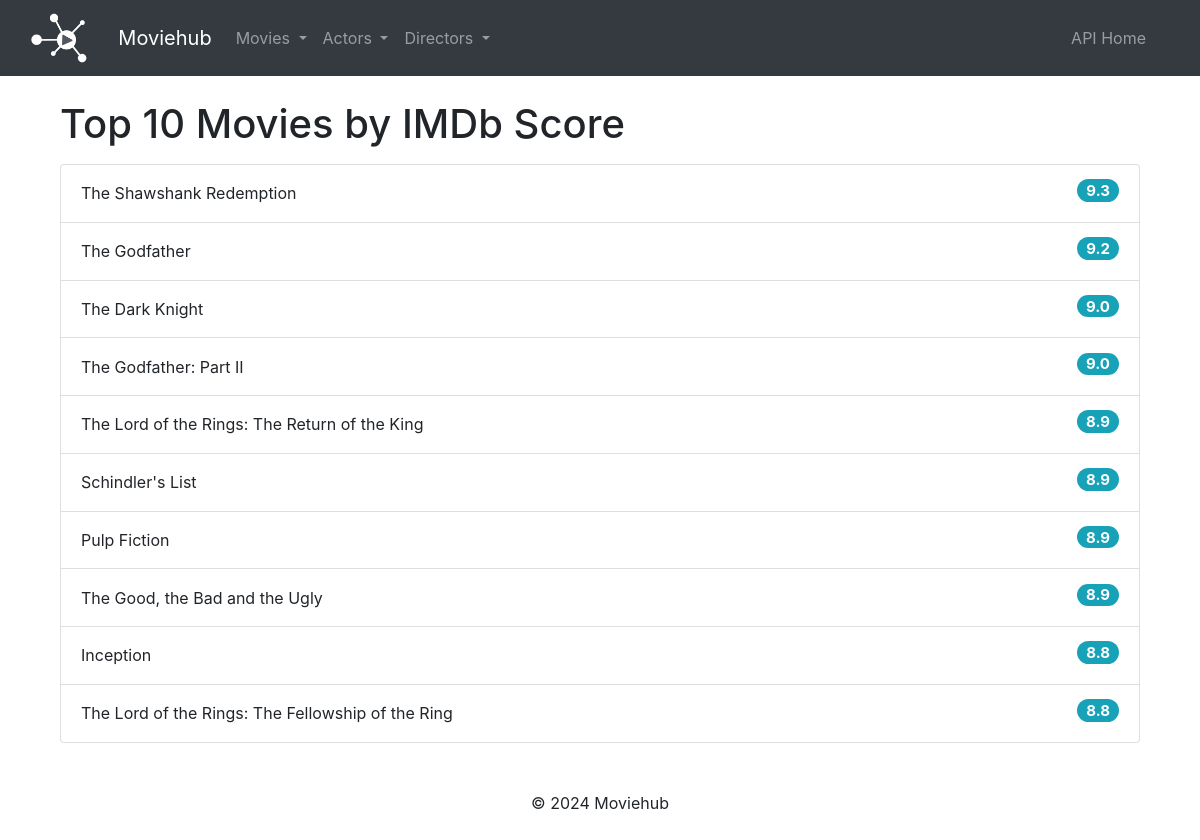
/top_movies_by_imdb/, run on the app's committed database.
### movies/models.py (models this page shows, shortened)
class Movie(models.Model):
    id = models.AutoField(primary_key=True)  #explicit PK
    title = models.CharField(max_length=255) #not unique, movies may have identical titles
    director = models.ForeignKey(Director, on_delete=models.CASCADE)  #FK to Director
    duration = models.PositiveIntegerField()
    gross = models.BigIntegerField()
    language = models.ForeignKey(Language, on_delete=models.CASCADE)  #FK to Language
    country = models.ForeignKey(Country, on_delete=models.CASCADE)  #FK to Country
    content_rating = models.ForeignKey(ContentRating, on_delete=models.CASCADE)  #FK to ContentRating
    budget = models.BigIntegerField()
    year = models.IntegerField()
    imdb_score = models.FloatField()
    actors = models.ManyToManyField(Actor, through='MovieActor')  #Many-to-Many relationship with Actor
    genres = models.ManyToManyField(Genre, through='MovieGenre')  #Many-to-Many relationship with Genre

### movies/views.py (the view)
# urls.py: path('top_movies_by_imdb/', top_movies_by_imdb, name='top_movies_by_imdb'),  #top movies by IMDb score
def top_movies_by_imdb(request):
    movies = Movie.objects.order_by('-imdb_score')[:10]
    return render(request, 'movies/top_movies_by_imdb.html', {'movies': movies})

### movies/templates/movies/top_movies_by_imdb.html (shortened to what this page needs)
{% extends "movies/base.html" %}
{% block content %}
<div class="container mt-4">
    <h1>Top 10 Movies by IMDb Score</h1>
    <ul class="list-group mt-3">
        {% for movie in movies %}
            <li class="list-group-item d-flex justify-content-between align-items-center">
                {{ movie.title }}
                <h5><span class="badge badge-info badge-pill">{{ movie.imdb_score|floatformat:1 }}</span></h5>
            </li>
        {% endfor %}
    </ul>
</div>
{% endblock %}

### data on the page
Movie: title "The Shawshank Redemption", imdb_score "9.3"
Movie: title "The Godfather", imdb_score "9.2"
Movie: title "The Dark Knight", imdb_score "9.0"
Movie: title "The Godfather: Part II", imdb_score "9.0"
Movie: title "The Lord of the Rings: The Return of the King", imdb_score "8.9"
Movie: title "Schindler's List", imdb_score "8.9"
Movie: title "Pulp Fiction", imdb_score "8.9"
Movie: title "The Good, the Bad and the Ugly", imdb_score "8.9"
Movie: title "Inception", imdb_score "8.8"
Movie: title "The Lord of the Rings: The Fellowship of the Ring", imdb_score "8.8"
